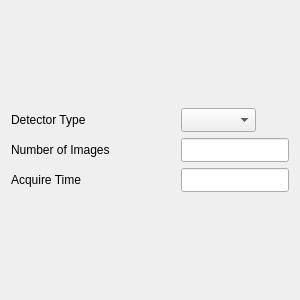
<?xml version="1.0" encoding="UTF-8"?>
<ui version="4.0">
 <class>Form</class>
 <widget class="QWidget" name="Form">
  <property name="geometry">
   <rect>
    <x>0</x>
    <y>0</y>
    <width>300</width>
    <height>300</height>
   </rect>
  </property>
  <property name="windowTitle">
   <string>Form</string>
  </property>
  <layout class="QVBoxLayout" name="verticalLayout">
   <item>
    <layout class="QGridLayout" name="gridLayout">
     <item row="1" column="0">
      <widget class="QLabel" name="label_2">
       <property name="minimumSize">
        <size>
         <width>75</width>
         <height>24</height>
        </size>
       </property>
       <property name="text">
        <string>Number of Images</string>
       </property>
      </widget>
     </item>
     <item row="0" column="1">
      <widget class="QComboBox" name="detTypeCB">
       <property name="sizePolicy">
        <sizepolicy hsizetype="Fixed" vsizetype="Fixed">
         <horstretch>0</horstretch>
         <verstretch>0</verstretch>
        </sizepolicy>
       </property>
       <property name="minimumSize">
        <size>
         <width>75</width>
         <height>24</height>
        </size>
       </property>
      </widget>
     </item>
     <item row="0" column="0">
      <widget class="QLabel" name="label">
       <property name="minimumSize">
        <size>
         <width>75</width>
         <height>24</height>
        </size>
       </property>
       <property name="text">
        <string>Detector Type</string>
       </property>
      </widget>
     </item>
     <item row="2" column="0">
      <widget class="QLabel" name="label_3">
       <property name="minimumSize">
        <size>
         <width>75</width>
         <height>24</height>
        </size>
       </property>
       <property name="text">
        <string>Acquire Time</string>
       </property>
      </widget>
     </item>
     <item row="1" column="1">
      <widget class="QLineEdit" name="numImagesLE">
       <property name="sizePolicy">
        <sizepolicy hsizetype="Fixed" vsizetype="Fixed">
         <horstretch>0</horstretch>
         <verstretch>0</verstretch>
        </sizepolicy>
       </property>
       <property name="minimumSize">
        <size>
         <width>75</width>
         <height>24</height>
        </size>
       </property>
      </widget>
     </item>
     <item row="2" column="1">
      <widget class="QLineEdit" name="acquireTimeLE">
       <property name="sizePolicy">
        <sizepolicy hsizetype="Fixed" vsizetype="Fixed">
         <horstretch>0</horstretch>
         <verstretch>0</verstretch>
        </sizepolicy>
       </property>
       <property name="minimumSize">
        <size>
         <width>75</width>
         <height>24</height>
        </size>
       </property>
      </widget>
     </item>
    </layout>
   </item>
  </layout>
 </widget>
 <resources/>
 <connections/>
</ui>
